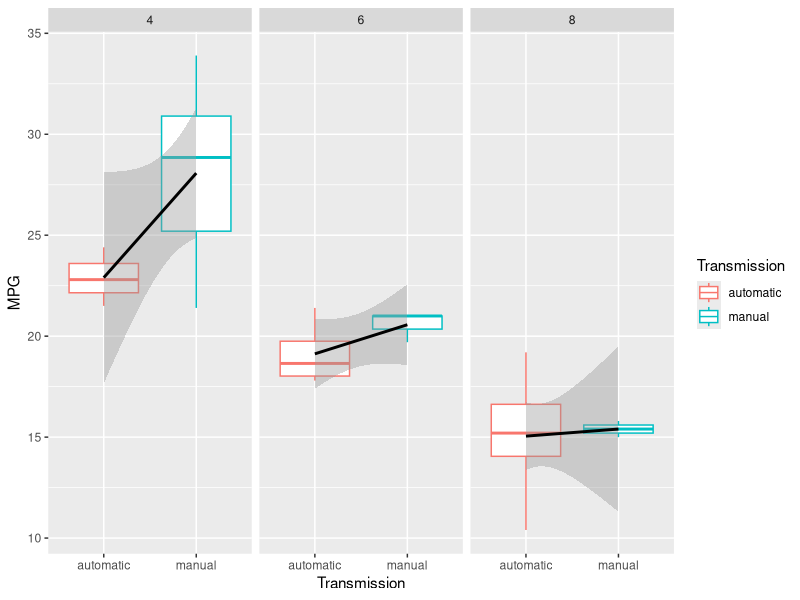
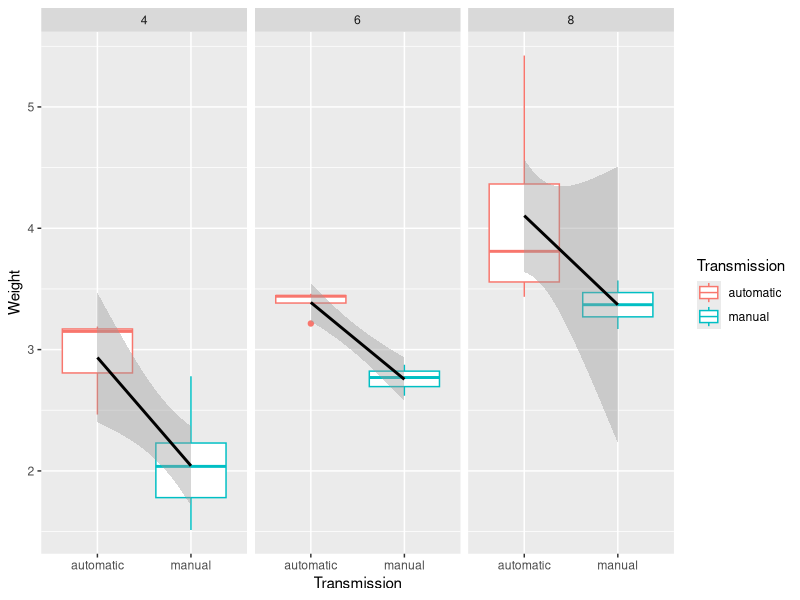
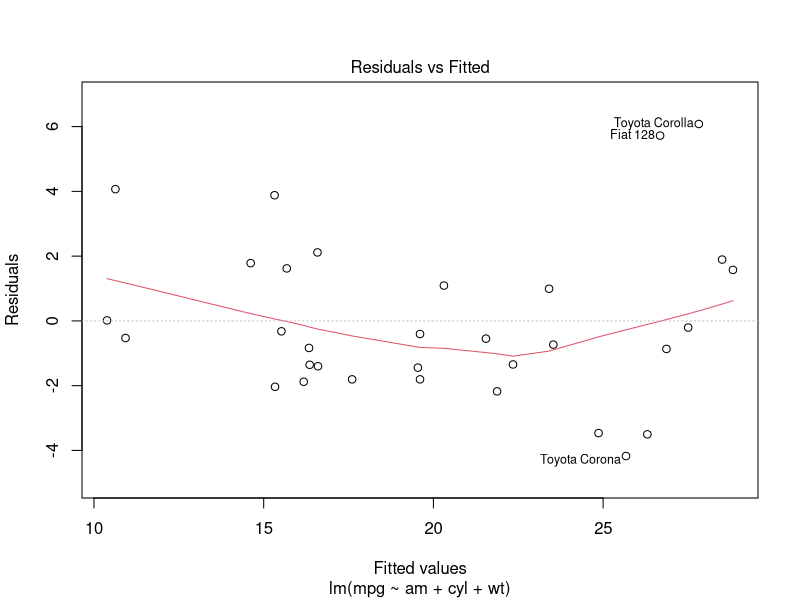
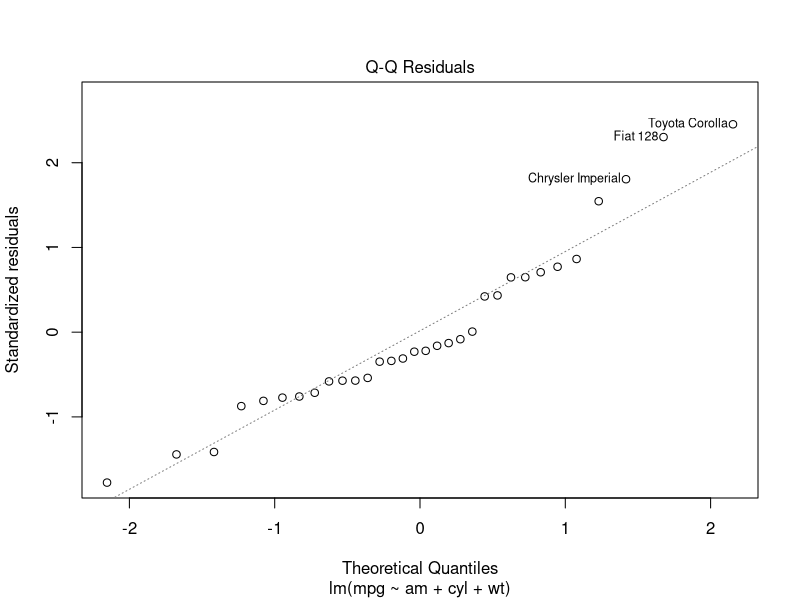
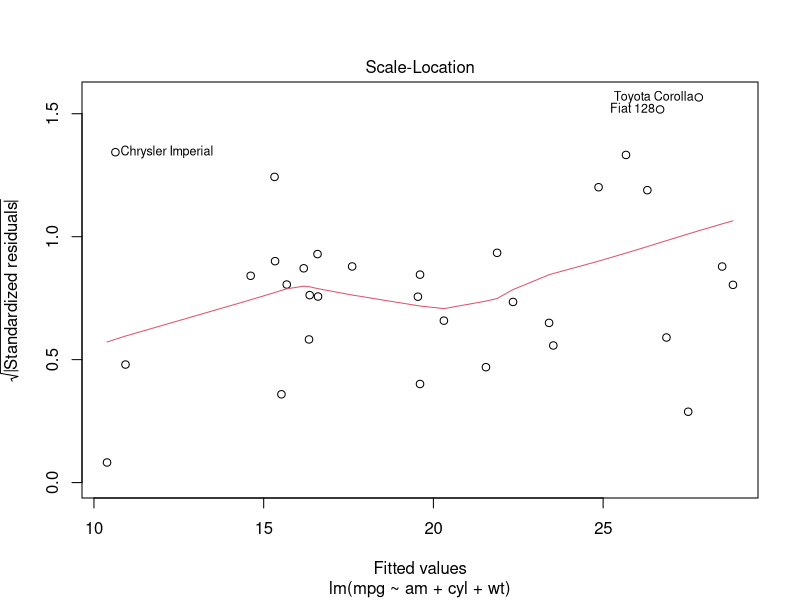
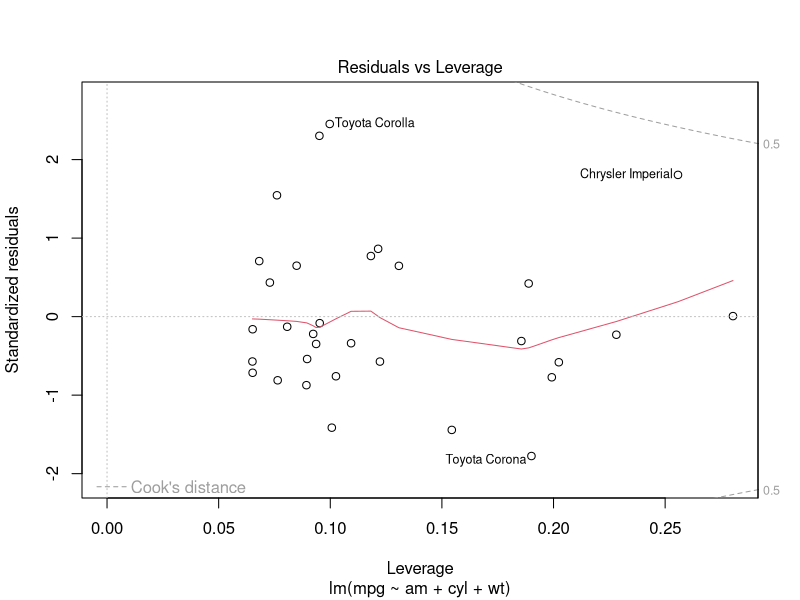

Source code (R) for these figures, in order:
## ---- chunk 1
knitr::opts_chunk$set(echo = FALSE)
knitr::opts_chunk$set(dev = 'pdf')
## ---- chunk 2
library(datasets)
library(ggplot2)
data("mtcars")
g<-ggplot(mtcars, aes(factor(am,labels=c("automatic","manual")), mpg)) 
g<-g+ geom_boxplot(aes(color=factor(am,labels=c("automatic","manual"))))
g<-g+ facet_grid( ~ cyl)+geom_smooth(method = "lm", se=TRUE, color="black", aes(group=2)
                                  ,level=0.95)
g+labs(x="Transmission",y="MPG",color="Transmission")

## ---- chunk 3
library(datasets)
library(ggplot2)
data("mtcars")
g<-ggplot(mtcars, aes(factor(am,labels=c("automatic","manual")), wt)) 
g<-g+ geom_boxplot(aes(color=factor(am,labels=c("automatic","manual"))))
g<-g+ facet_grid( ~ cyl)+geom_smooth(method = "lm", se=TRUE, color="black", aes(group=2)
                                  ,level=0.95)
g+labs(x="Transmission",y="Weight",color="Transmission")

## ---- chunk 4
mdl1<-lm(mpg~am,data=mtcars)

mdl2<-lm(mpg~am+cyl,data=mtcars)

mdl3<-lm(mpg~am+cyl+wt,data=mtcars)

print(anova(mdl1,mdl2,mdl3))
## ---- chunk 5
s<-summary(mdl3)
print(s[4])
## ---- chunk 6
plot(mdl3)
